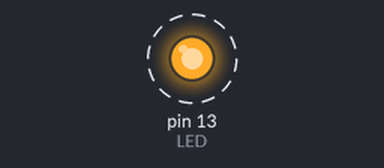
A sketch run on a simulated Arduino Uno, built with avr-gcc and run on an emulated ATmega328P. On the bench: output pins drawn as LEDs (lit = HIGH). Dashed ring = blinking.

Above: at 0.2 s.
Timing chart, 0 to 3.0 s (numbered marks = the images above):
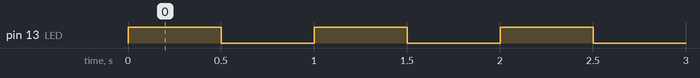

Measured:
- by itself, pin 13 (LED): alternates HIGH for 0.50 s and LOW for 0.50 s

The sketch:

03_a_for_loop_test_program.ino
```cpp
#define LED 13


void setup() {
    pinMode(LED, OUTPUT);
}


void loop() {
    int counter;
    for (counter = 0; counter < 1000; counter++) {
        if (counter % 2 == 0) {
            digitalWrite(LED, HIGH);
        } else {
            digitalWrite(LED, LOW);
        }
        delay(500);
    }
}
```
